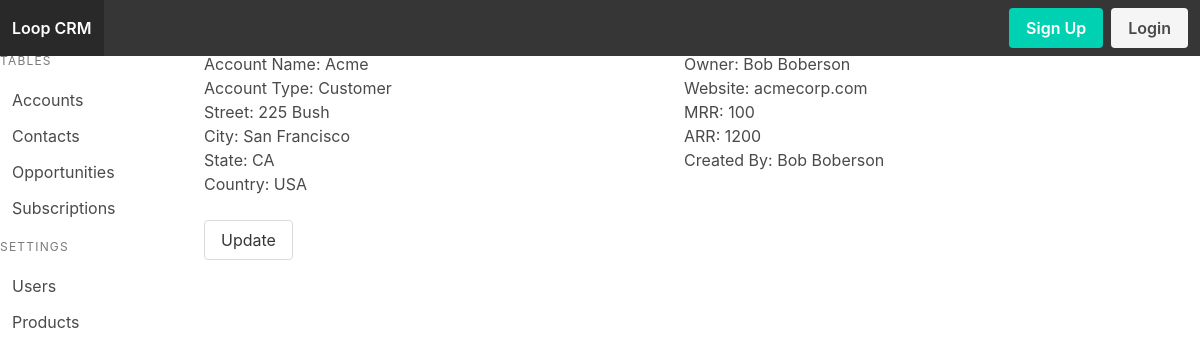
/account/1/r, run on an earlier commit of the app's database.
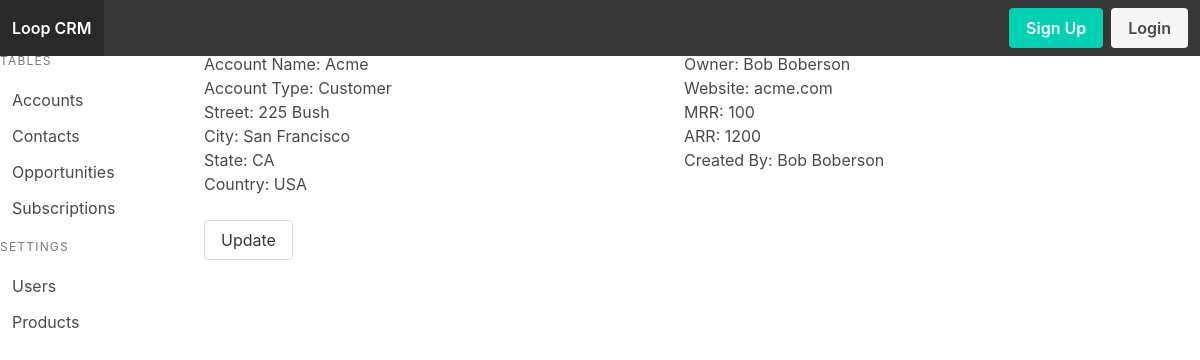
And on a later commit of the database.
### models.py (models this page shows, shortened)
class Account(Model):
    name = CharField()
    owner = ForeignKeyField(model=User,backref='owner')
    created_by = ForeignKeyField(model=User,backref='creator')
    account_type = CharField()
    street = CharField()
    city = CharField()
    state = CharField()
    country = CharField()
    website = CharField()
    mrr = DecimalField()
    arr = DecimalField()
    class Meta:
        database = DATABASE

class User(UserMixin, Model):
    username = CharField(unique=True)
    fullname = CharField()
    email = CharField(unique=True)
    password = CharField(max_length=100)
    joined_at = DateTimeField(default=datetime.datetime.now)
    is_admin = BooleanField(default=False)
    class Meta:
        database = DATABASE

### app.py (the view)
@app.route('/account', methods=['GET'])
@app.route('/account/', methods=['GET'])
@app.route('/account/<accountid>', methods=['GET'])
@app.route('/account/<accountid>/r', methods=['GET'])
def account(accountid=None):
    form = forms.AccountForm()
    form.owner.choices = [(str(user.id), user.fullname) for user in models.User.select()]
    if accountid != None:
        account = models.Account.select().where(accountid == models.Account.id).get()
        return render_template('account-detail.html', account=account)
    return render_template('account.html', form=form)

### app.py (called while the page is built)
@app.before_request
def before_request():
    g.db = models.DATABASE
    g.db.connect()
    g.user = current_user

@app.after_request
def after_request(response):
    g.db.close()
    return response

### templates/account-detail.html
{% extends 'index.html' %}
{% block content %}
    <div class='container columns'>
        <div class='column'>
            <p>Account Name: {{account.name}}</p>
            <p>Account Type: {{account.account_type}}</p>
            <p>Street: {{account.street}}</p>
            <p>City: {{account.city}}</p>
            <p>State: {{account.state}}</p>
            <p>Country: {{account.country}}</p>
        </div>
        <div class='column'>
            <p>Owner: {{account.owner.fullname}}</p>
            <p>Website: {{account.website}}</p>
            <p>MRR: {{account.mrr}}</p>
            <p>ARR: {{account.arr}}</p>
            <p>Created By: {{account.created_by.fullname}}</p>
        </div>
    </div>
    <a role='button' class='button' href="{{url_for('edit_account',accountid=account.id)}}">Update</a>
{% endblock %}

### templates/index.html (shortened to what this page needs)
<!DOCTYPE html>
<html lang="en">
<head>
    <link rel="stylesheet" href="https://cdnjs.cloudflare.com/ajax/libs/bulma/0.7.4/css/bulma.css">
</head>
<body class='has-navbar-fixed-top'>
    <header>
        <nav class="navbar is-fixed-top is-dark" role="navigation" aria-label="main navigation">
            <div class="navbar-brand">
                <a class="navbar-item has-text-weight-semibold" href="{{ url_for('index') }}">
                    <img src="" />Loop CRM</a>
            </div>
            <div class="navbar-menu">
              <div class="navbar-end">
                <div class="navbar-item">
                  <div class="buttons">
                    {% if current_user.is_authenticated %}
                    <a class="button is-light has-text-weight-semibold" href="" title="profile">Profile</a>
                    <a class="button is-light has-text-weight-semibold" href="{{ url_for('logout') }}" title="logout">Logout</a>
                    {% else %}
                    <a class="button is-primary has-text-weight-semibold" href="{{ url_for('signup') }}" title="register">Sign Up</a>
                    <a class="button is-light has-text-weight-semibold" href="{{ url_for('login') }}" title="login">Login</a>
                    {% endif %}
                  </div>
                </div>
              </div>
            </div>
          </nav>
    </header>
    <main class='columns'>
        <aside class="menu column is-2">
            <p class="menu-label">
                Tables
            </p>
            <ul class="menu-list">
                <li><a>Accounts</a></li>
                <li><a>Contacts</a></li>
                <li><a>Opportunities</a></li>
                <li><a>Subscriptions</a></li>
            </ul>
            <p class="menu-label">
                Settings
            </p>
            <ul class="menu-list">
                <li><a>Users</a></li>
                <li><a>Products</a></li>
            </ul>
        </aside>
        <section class='column'>
            {% block content %}
            {% endblock %}
        </section>
    </main>
</body>
</html>

What changed in the data, as far as the page shows it:
changed Account "Acme": website "acmecorp.com" → "acme.com"
